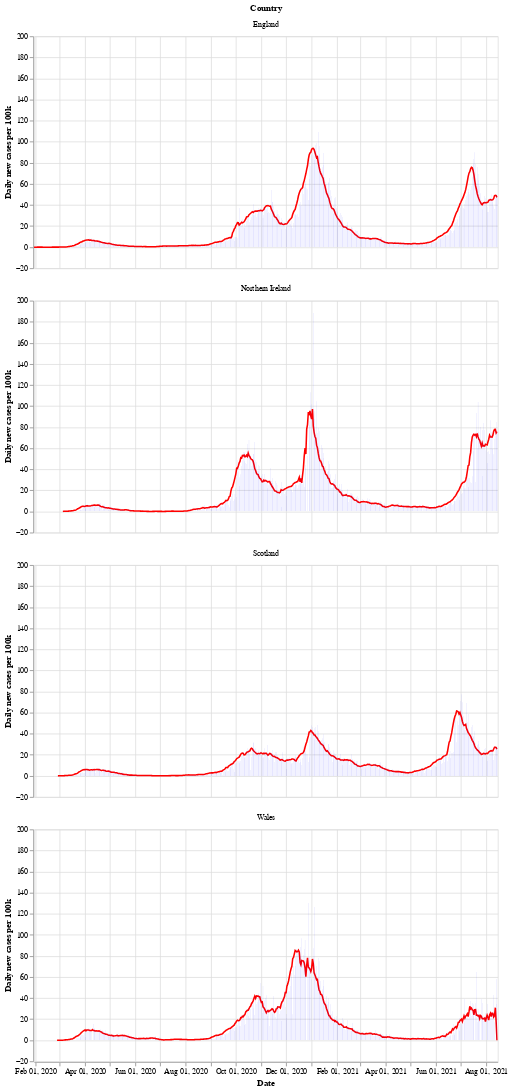

Here is the notebook cell this chart was saved with:
### Markdown cell above
Next is a bar chart of the number of new cases in each country (per 100k population), with the 7 day moving average of cases. Again we see that Wales saw a longer period of raising and falling cases compared to the other countries.

After a period of cases falling, each nation is now seeing a rise in the number of cases - especially in Wales.

### Code cell
# collapse
bars = alt.Chart(uk_cases).mark_bar().encode(
    x=alt.X("yearmonthdate(date):T", axis=alt.Axis(title='Date')),
    y=alt.Y("newCasesRate:Q", axis=alt.Axis(title='Daily new cases per 100k')),
    tooltip='newCasesRate',
    color=alt.condition(
        alt.datum.dailyChange > 0,
        alt.value("orange"),  # The positive color
        alt.value("blue")  # The negative color
    )
).properties(title='New cases per 100k population with rolling 7 day average', width=600).interactive()
line = alt.Chart(uk_cases).mark_line(
    color='red',
    size=2,
).transform_window(
    rolling_mean='mean(newCasesRate)',
    frame=[0, 7],
    groupby=['areaName']
).encode(
    x='yearmonthdate(date):T',
    y='rolling_mean:Q'
)
alt.layer(line, bars, data=uk_cases).facet(alt.Row('areaName', title='Country'), columns=1)

### Figure 1 — Vega-Lite specification as saved in the notebook (floating-point values rounded to 4 significant figures; data arrays with more than 128 entries replaced by an {"elided": "..."} marker saying what was removed)
{"config": {"view": {"continuousWidth": 400, "continuousHeight": 300}}, "data": {"name": "data-f99a83ffa6ba34019cd2f5a04035552c"}, "facet": {"type": "nominal", "field": "areaName", "title": "Country"}, "spec": {"layer": [{"mark": {"type": "line", "color": "red", "size": 2}, "encoding": {"x": {"type": "temporal", "field": "date", "timeUnit": "yearmonthdate"}, "y": {"type": "quantitative", "field": "rolling_mean"}}, "transform": [{"window": [{"op": "mean", "field": "newCasesRate", "as": "rolling_mean"}], "frame": [0, 7], "groupby": ["areaName"]}]}, {"mark": "bar", "encoding": {"color": {"condition": {"value": "orange", "test": "(datum.dailyChange > 0)"}, "value": "blue"}, "tooltip": {"type": "quantitative", "field": "newCasesRate"}, "x": {"type": "temporal", "axis": {"title": "Date"}, "field": "date", "timeUnit": "yearmonthdate"}, "y": {"type": "quantitative", "axis": {"title": "Daily new cases per 100k"}, "field": "newCasesRate"}}, "selection": {"selector002": {"type": "interval", "bind": "scales", "encodings": ["x", "y"]}}, "title": "New cases per 100k population with rolling 7 day average", "width": 600}]}, "columns": 1, "$schema": "https://vega.github.io/schema/vega-lite/v4.8.1.json", "datasets": {"data-f99a83ffa6ba34019cd2f5a04035552c": {"elided": "2160 records"}}}
